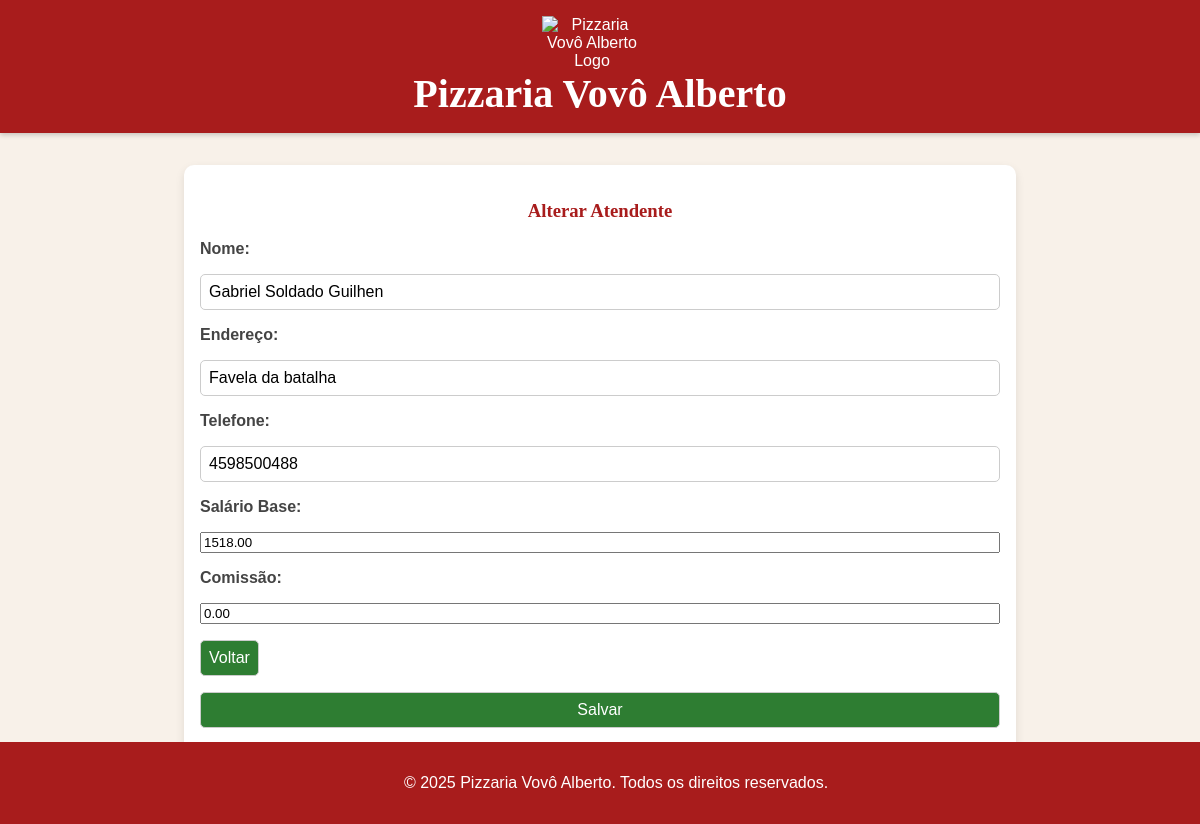
/view/atendentes/formAtendente.php?id=3, run on an earlier commit of the app's database.
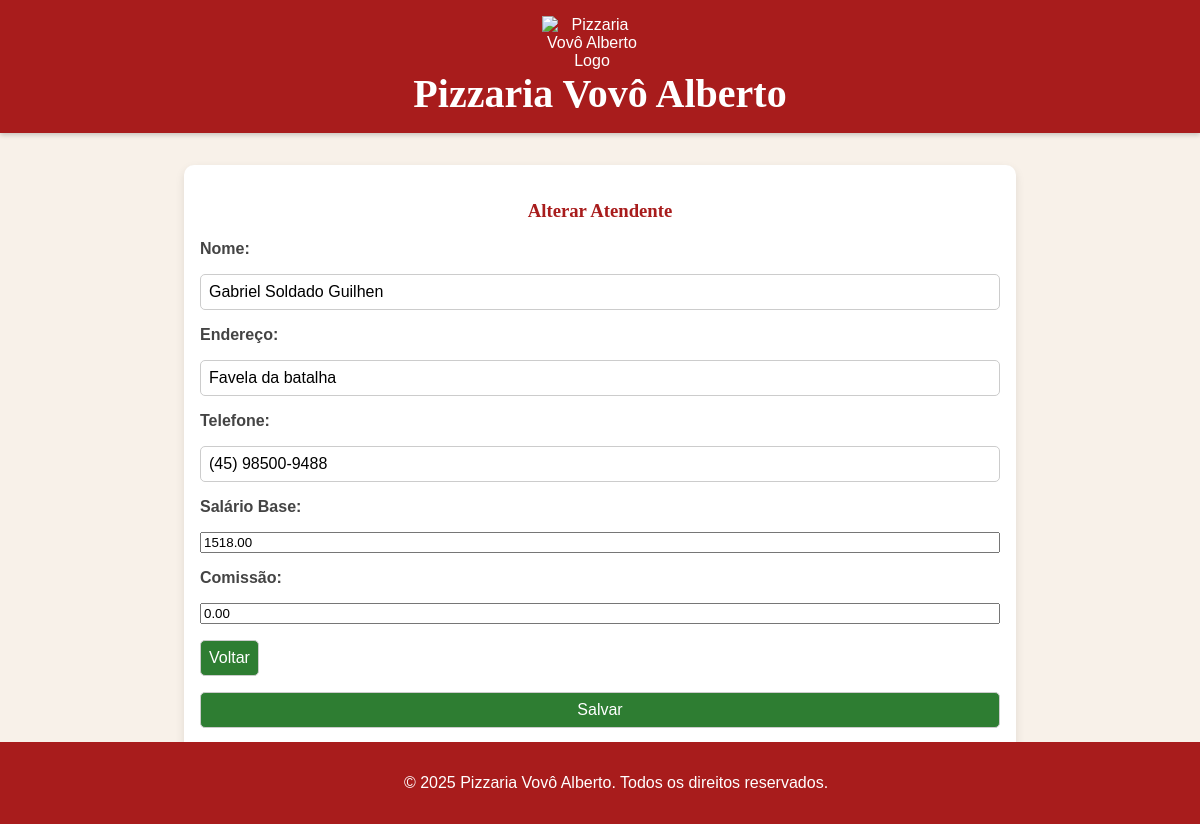
And on a later commit of the database.
### tables this page shows
CREATE TABLE atendente (
    id INT AUTO_INCREMENT NOT NULL,
    nome VARCHAR(50) NOT NULL,
    endereco VARCHAR(100) NOT NULL,
    telefone VARCHAR(50) NOT NULL,
    salarioBase DECIMAL(10,2) NOT NULL,
    comissao DECIMAL(10,2) DEFAULT 0,
    CONSTRAINT pk_atendente PRIMARY KEY (id)
);

### dao/AtendenteDAO.php (called while the page is built, shortened)
<?php
require_once(__DIR__ . '/../util/Connection.php');
require_once(__DIR__ . '/../model/Atendente.php');
class AtendenteDAO {
    private PDO $conexao;
    public function __construct() {
        $this->conexao = Connection::getConnection();
    }
    public function buscarPorId(int $id): ?Atendente {
        $sql = "SELECT * FROM atendente WHERE id = ?";
        $stm = $this->conexao->prepare($sql);
        $stm->execute([$id]);
        $result = $stm->fetchAll(PDO::FETCH_ASSOC);
        $atendentes = $this->map($result);
        return count($atendentes) > 0 ? $atendentes[0] : null;
    }
    public function map($resultado) {
        $atendentes = [];
        foreach ($resultado as $r) {
            $atendente = new Atendente();
            $atendente->setId($r['id']);
            $atendente->setNome($r['nome']);
            $atendente->setEndereco($r['endereco']);
            $atendente->setTelefone($r['telefone']);
            $atendente->setSalarioBase($r['salarioBase']);
            $atendente->setComissao($r['comissao']);
            $atendentes[] = $atendente;
        }
        return $atendentes;
    }
}
?>

### util/Connection.php (called while the page is built, shortened)
<?php
class Connection {
    private static $conn = null;
    public static function getConnection() {
        if(self::$conn == null) {
            try {
                $opcoes = array(
                    PDO::MYSQL_ATTR_INIT_COMMAND => "SET NAMES utf8",
                    PDO::ATTR_ERRMODE => PDO::ERRMODE_EXCEPTION,
                    PDO::ATTR_DEFAULT_FETCH_MODE => PDO::FETCH_ASSOC);
                $strConn = "mysql:host=" . DB_HOST . ";dbname=" . DB_NAME;
                self::$conn = new PDO($strConn, DB_USER, DB_PASSWORD, $opcoes);
            } catch(PDOException $e) {
                echo "Erro ao conectar na base de dados.<br>";
                print_r($e);
            }
        }
        return self::$conn;
    }
}

### controller/AtendenteController.php (called while the page is built, shortened)
<?php
require_once(__DIR__ . '/../model/Atendente.php');
require_once(__DIR__ . '/../dao/AtendenteDAO.php');
class AtendenteController {
    private ?AtendenteDAO $atendenteDAO;
    public function __construct(){
        $this->atendenteDAO = new AtendenteDAO();
    }
    public function buscarPorId(int $id): ?Atendente {
        return $this->atendenteDAO->buscarPorId($id);
    }
}
?>

### model/Atendente.php (called while the page is built, shortened)
    <?php
class Atendente {
    private $nome;
    private $endereco;
    private $telefone;
    private $salarioBase;
    private $comissao;
    function getNome(){
        return $this->nome;
    }
    function setNome($nome){
        $this->nome=$nome;
    }
    function getEndereco(){
        return $this->endereco;
    }
    function setEndereco($endereco){
        $this->endereco=$endereco;
    }
    function getTelefone(){
        return $this->telefone;
    }
    function setTelefone($telefone){
        $this->telefone=$telefone;
    }
    function getSalarioBase(){
        return $this->salarioBase;
    }
    function setSalarioBase($salarioBase){
        $this->salarioBase=$salarioBase;
    }
    function getComissao(){
        return $this->comissao;
    }
    function setComissao($comissao){
        $this->comissao=$comissao;
    }
}
?>

### view/atendentes/formAtendente.php (the view, shortened to what this page needs)
<?php
require_once(__DIR__ . "/../../controller/AtendenteController.php");
require_once(__DIR__ . "/../include/header.php");
$atendenteCont = new AtendenteController();
$id = isset($_GET['id']) ? (int) $_GET['id'] : null;
$atendente = $id ? $atendenteCont->buscarPorId($id) : new Atendente();
?>
<?php include_once(__DIR__ . "/../include/header.php"); ?>
<h3><?= $id ? 'Alterar' : 'Criar Novo' ?> Atendente</h3>
<form action="" method="post">
    <label for="nome">Nome:</label>
    <input type="text" name="nome" id="nome" value="<?= $atendente->getNome() ?? '' ?>">
    <label for="endereco">Endereço:</label>
    <input type="text" name="endereco" id="endereco" value="<?= $atendente->getEndereco() ?? '' ?>">
    <label for="telefone">Telefone:</label>
    <input type="text" name="telefone" id="telefone" maxlength=15 onkeyup="handlePhone(event)" value="<?= $atendente->getTelefone() ?? '' ?>">
    <label for="salarioBase">Salário Base:</label>
    <input type="number" name="salarioBase" id="salarioBase" value="<?= $atendente->getSalarioBase() ?? '' ?>">
    <label for="comissao">Comissão:</label>
    <input type="number" name="comissao" id="comissao" value="<?= $atendente->getComissao() ?? '' ?>">
    <a href="../atendentes/listarAtendentes.php"><button type="button">Voltar</button></a>
    <input type="submit" value="Salvar">
</form>
</main>
</body>
<?php include_once(__DIR__ . "/../include/footer.php"); ?>

What changed in the data, as far as the page shows it:
changed atendente "Gabriel Soldado Guilhen": telefone "4598500488" → "(45) 98500-9488"
